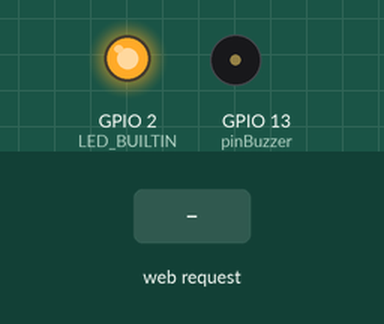
This sketch was run on a simulated ESP8266 (NodeMCU). On the bench: output pins drawn as LEDs (lit = HIGH, except the on-board LED, lit = LOW), buzzer (waves = sounding). The inputs (shaded band) are chosen by the test bench. WiFi joins after 1.5 s; servers stay silent unless stated; what the sketch prints to the serial monitor is not drawn.

Above: at 2.8 s.
2.9 s: HTTP request GET /ledon received
At 3.8 s:
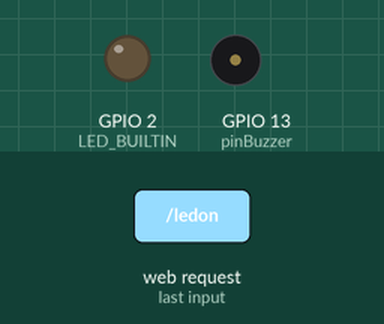
4.4 s: HTTP request GET /buzzerclickon received
At 5.0 s:
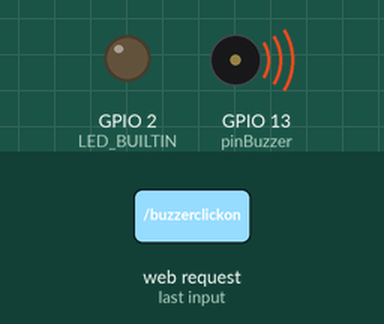
5.9 s: HTTP request GET / received
At 7.3 s:
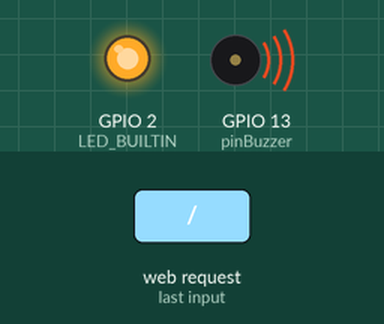
Timing chart, 0 to 8.9 s (numbered marks = the images above; inputs shaded):
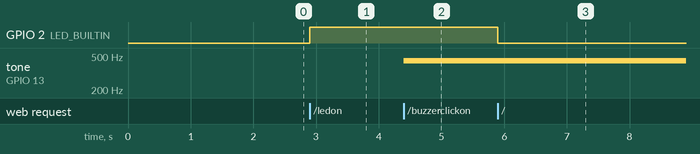

The sketch:

WIFI_V3_LED_BUZZER.ino
```cpp
#include <ESP8266WiFi.h>
#include <WiFiClient.h>
#include <ESP8266WebServer.h>
#include <ESP8266mDNS.h>

#ifndef STASSID
#define STASSID "ROMERO_2G"
#define STAPSK "17052015"
#endif

//DEFINIÇÕES DAS NOTAS
#define NOTE_B0  31
#define NOTE_C1  33
#define NOTE_CS1 35
#define NOTE_D1  37
#define NOTE_DS1 39
#define NOTE_E1  41
#define NOTE_F1  44
#define NOTE_FS1 46
#define NOTE_G1  49
#define NOTE_GS1 52
#define NOTE_A1  55
#define NOTE_AS1 58
#define NOTE_B1  62
#define NOTE_C2  65
#define NOTE_CS2 69
#define NOTE_D2  73
#define NOTE_DS2 78
#define NOTE_E2  82
#define NOTE_F2  87
#define NOTE_FS2 93
#define NOTE_G2  98
#define NOTE_GS2 104
#define NOTE_A2  110
#define NOTE_AS2 117
#define NOTE_B2  123
#define NOTE_C3  131
#define NOTE_CS3 139
#define NOTE_D3  147
#define NOTE_DS3 156
#define NOTE_E3  165
#define NOTE_F3  175
#define NOTE_FS3 185
#define NOTE_G3  196
#define NOTE_GS3 208
#define NOTE_A3  220
#define NOTE_AS3 233
#define NOTE_B3  247
#define NOTE_C4  262
#define NOTE_CS4 277
#define NOTE_D4  294
#define NOTE_DS4 311
#define NOTE_E4  330
#define NOTE_F4  349
#define NOTE_FS4 370
#define NOTE_G4  392
#define NOTE_GS4 415
#define NOTE_A4  440
#define NOTE_AS4 466
#define NOTE_B4  494
#define NOTE_C5  523
#define NOTE_CS5 554
#define NOTE_D5  587
#define NOTE_DS5 622
#define NOTE_E5  659
#define NOTE_F5  698
#define NOTE_FS5 740
#define NOTE_G5  784
#define NOTE_GS5 831
#define NOTE_A5  880
#define NOTE_AS5 932
#define NOTE_B5  988
#define NOTE_C6  1047
#define NOTE_CS6 1109
#define NOTE_D6  1175
#define NOTE_DS6 1245
#define NOTE_E6  1319
#define NOTE_F6  1397
#define NOTE_FS6 1480
#define NOTE_G6  1568
#define NOTE_GS6 1661
#define NOTE_A6  1760
#define NOTE_AS6 1865
#define NOTE_B6  1976
#define NOTE_C7  2093
#define NOTE_CS7 2217
#define NOTE_D7  2349
#define NOTE_DS7 2489
#define NOTE_E7  2637
#define NOTE_F7  2794
#define NOTE_FS7 2960
#define NOTE_G7  3136
#define NOTE_GS7 3322
#define NOTE_A7  3520
#define NOTE_AS7 3729
#define NOTE_B7  3951
#define NOTE_C8  4186
#define NOTE_CS8 4435
#define NOTE_D8  4699
#define NOTE_DS8 4978
#define REST      0
#define pinBuzzer  13
const char* ssid = STASSID;
const char* password = STAPSK;

ESP8266WebServer server(80);

bool LEDstatus = LOW;
bool BuzzerStatus = LOW;

void setup() {
  // Inicia Serial e LED
  Serial.begin(115200);
  pinMode(LED_BUILTIN, OUTPUT);
  pinMode(pinBuzzer,  OUTPUT);

  // Inicia Conexão WiFi
  WiFi.mode(WIFI_STA);
  WiFi.begin(ssid, password);
  Serial.println("");

  // Aguarda Conexão e Informa IP
  while (WiFi.status() != WL_CONNECTED) {
    delay(500);
    Serial.print(".");
  }
  Serial.println("");
  Serial.print("Rede WiFi: ");
  Serial.println(ssid);
  Serial.print("Endereço IP: ");
  Serial.println(WiFi.localIP());
  delay(100);

  // Configura Handles do Server e Inicia Server
  server.on("/", handle_OnConnect);
  server.on("/ledon", handle_ledon);
  server.on("/ledoff", handle_ledoff);
  server.on("/buzzerclickon", handle_buzzerclickon);
  server.on("/buzzerclickoff", handle_buzzerclickoff);
  server.onNotFound(handle_NotFound);
  server.begin();
  Serial.println("Servidor HTTP iniciado!");

}

void loop() {
  server.handleClient();    // Faz o Handle
  if (LEDstatus)            // Checa se LED deve acender
    digitalWrite(LED_BUILTIN, HIGH);
  else
    digitalWrite(LED_BUILTIN, LOW);

  if (BuzzerStatus) {           // Checa se LED deve acender
    tone(pinBuzzer,440,400);
   }
  else{
    digitalWrite(pinBuzzer, LOW);
  }
}

// FUNÇÕES HANDLE PARA HTML SERVER

void handle_OnConnect() {
  LEDstatus = LOW;
  server.send(200, "text/html", SendHTML(false,false));

}

void handle_ledon() {
  LEDstatus = HIGH;
  if(BuzzerStatus){
  server.send(200, "text/html", SendHTML(true,true));
  }else{
    server.send(200, "text/html", SendHTML(true,false));
  }
}

void handle_ledoff() {
  LEDstatus = LOW;
   if(BuzzerStatus){
    server.send(200, "text/html", SendHTML(false,true));
  }else{
    server.send(200, "text/html", SendHTML(false,false));
  }
}

void handle_buzzerclickon() {
  BuzzerStatus = HIGH;
  if(LEDstatus){
    server.send(200, "text/html", SendHTML(true,true));
  }else{
    server.send(200, "text/html", SendHTML(false,true));
  }
}
void handle_buzzerclickoff() {
  BuzzerStatus = LOW;
  if(LEDstatus){
    server.send(200, "text/html", SendHTML(true,false));
  }else{
    server.send(200, "text/html", SendHTML(false,false));
  }
}
/*
void handle_ledchange() {
  if (LEDstatus){
      LEDstatus = HIGH;
      server.send(200, "text/html", SendHTML(true,false));
  }else{
      LEDstatus = LOW;
      server.send(200, "text/html", SendHTML(false,false));
    }
}
void handle_buzzerchange() {
  if (BuzzerStatus){
      BuzzerStatus = HIGH;
      server.send(200, "text/html", SendHTML(false,true));
  }else{
      BuzzerStatus = LOW;
      server.send(200, "text/html", SendHTML(false,false));
    }
}
*/
void handle_NotFound() {
  server.send(404, "text/plain", "Not found");
}

String SendHTML(uint8_t led,uint8_t buz) {
  String ptr = "<!DOCTYPE html>\n";
  ptr += "<html>\n";
  ptr += "<head>\n";
  ptr += "<title>Controle do LED</title>\n";

  ptr += "<style>\n";
  ptr += "                  body {\n";
  ptr += "              margin: 0;\n";
  ptr += "              padding: 0;\n";
  ptr += "              font-family: verdana;\n";
  ptr += "          }\n";
  ptr += "          .center {\n";
  ptr += "              position: absolute;\n";
  ptr += "              top: 25%;\n";
  ptr += "              left: 60%;\n";
  ptr += "              transform: translate(-50%, -50%);\n";
  ptr += "          }\n";
  ptr += "          .right {\n";
  ptr += "              position: absolute;\n";
  ptr += "              top: 25%;\n";
  ptr += "              left: 40%;\n";
  ptr += "              transform: translate(-50%, -50%);\n";
  ptr += "          }\n";
  ptr += "          a {\n";
  ptr += "              text-decoration: none;\n";
  ptr += "              text-transform: uppercase;\n";
  ptr += "              font-size: 30px;\n";
  ptr += "          }\n";
  ptr += "          a input {\n";
  ptr += "              padding: 15px;\n";
  ptr += "              transition: .5s;\n";
  ptr += "              position: relative;\n";
  ptr += "          }\n";
  ptr += "          a input:nth-child(1) {\n";
  ptr += "              color: #fff;\n";
  ptr += "              background: #262626;\n";
  ptr += "          }\n";
  ptr += "          a input:nth-child(2) {\n";
  ptr += "              color: #fff;\n";
  ptr += "              background: #ff3636;\n";
  ptr += "          }\n";
  ptr += "          a input:nth-child(1):before {\n";
  ptr += "              content: attr(data-attr);\n";
  ptr += "              position: absolute;\n";
  ptr += "              top: 0;\n";
  ptr += "              left: 0;\n";
  ptr += "              background: #ff3636;\n";
  ptr += "              padding: 15px;\n";
  ptr += "              transition: 0.5S;\n";
  ptr += "              transform-origin: top;\n";
  ptr += "              transform: rotateX(90deg) translateY(-50%);\n";
  ptr += "          }\n";
  ptr += "          a:hover input:nth-child(1):before {\n";
  ptr += "              transform: rotateX(0deg) translateY(0%);\n";
  ptr += "          } \n";
  ptr += "          a input:nth-child(2):before {\n";
  ptr += "              content: attr(data-attr);\n";
  ptr += "              position: absolute;\n";
  ptr += "              top: 0;\n";
  ptr += "              left: 0;\n";
  ptr += "              background: #262626;\n";
  ptr += "              padding: 15px;\n";
  ptr += "              transition: 0.5S;\n";
  ptr += "              transform-origin: bottom;\n";
  ptr += "              transform: rotateX(90deg) translateY(50%);\n";
  ptr += "          }\n";
  ptr += "          a:hover input:nth-child(2):before {\n";
  ptr += "              transform: rotateX(0deg) translateY(0%);\n";
  ptr += "          } \n";
  ptr += "          a  input:nth-child(1):after {\n";
  ptr += "          content: attr(data-attr);\n";
  ptr += "          padding: 15px;\n";
  ptr += "          position: absolute;\n";
  ptr += "          top: 0;\n";
  ptr += "          left: 0;\n";
  ptr += "          background: #262626;\n";
  ptr += "          transform-origin: bottom;\n";
  ptr += "          transform: rotateX(0deg) translateY(0%);\n";
  ptr += "          transition: 0.5s;\n";
  ptr += "          }\n";
  ptr += "          a:hover input:nth-child(1):after {\n";
  ptr += "          transform: rotateX(90deg) translateY(50%);\n";
  ptr += "          }\n";
  ptr += "          a input:nth-child(2):after {\n";
  ptr += "              content: attr(data-attr);\n";
  ptr += "              position: absolute;\n";
  ptr += "              top: 0;\n";
  ptr += "              left: 0;\n";
  ptr += "              background: #ff3636;\n";
  ptr += "              padding: 15px;\n";
  ptr += "              transition: 0.5S;\n";
  ptr += "              transform-origin: top;\n";
  ptr += "              transform: rotateX(0deg) translateY(0%);\n";
  ptr += "          }\n";
  ptr += "          a:hover input:nth-child(2):after {\n";
  ptr += "              transform: rotateX(90deg) translateY(-50%);\n";
  ptr += "          } \n";
  ptr += "</style>\n";
  ptr += "</head>\n";
  ptr += "<body>\n";
  ptr += "<form method=\"get\">\n";
  if (led){
      ptr += "<div class='center'>\n";
      ptr += "    <a href='/ledoff'><input data-attr='Led off' type=\"button\" value=\"LED OFF\" onclick=\"window.location.href='/ledoff'\"></a>\n";
      ptr += "</div>\n";
  }
  else{
      ptr += "<div class='center'>\n";
      ptr += "    <a href='/ledon'><input style='background: #ff3636' data-attr='Led on' type=\"button\" value=\"LED ON\" onclick=\"window.location.href='/ledon'\"></a>\n";
      ptr += "</div>\n";
      }

   if (buz){
      ptr += "<div class='right'>\n";
      ptr += "    <a href='/buzzerclickoff'><input data-attr='Led off' type=\"button\" value=\"Buzzer OFF\" onclick=\"window.location.href='/buzzerclickoff'\"></a>\n";
      ptr += "</div>\n";

  }
  else{
      ptr += "<div class='right'>\n";
      ptr += "    <a href='/buzzerclickon'><input style='background: #ff3636' data-attr='Led on' type=\"button\" value=\"Buzzer ON\" onclick=\"window.location.href='/buzzerclickon'\"></a>\n";
      ptr += "</div>\n";

      }
  ptr += "</form>\n";
  ptr += "</body>\n";
  ptr += "</html>\n";


  return ptr;
}
```

Measured:
- after the input at 2.9 s, GPIO 2 (LED_BUILTIN): LOW → HIGH at once
- after the input at 4.4 s, tone on GPIO 13 (pinBuzzer): silent → 440 Hz at once
- after the input at 5.9 s, GPIO 2 (LED_BUILTIN): HIGH → LOW at once
